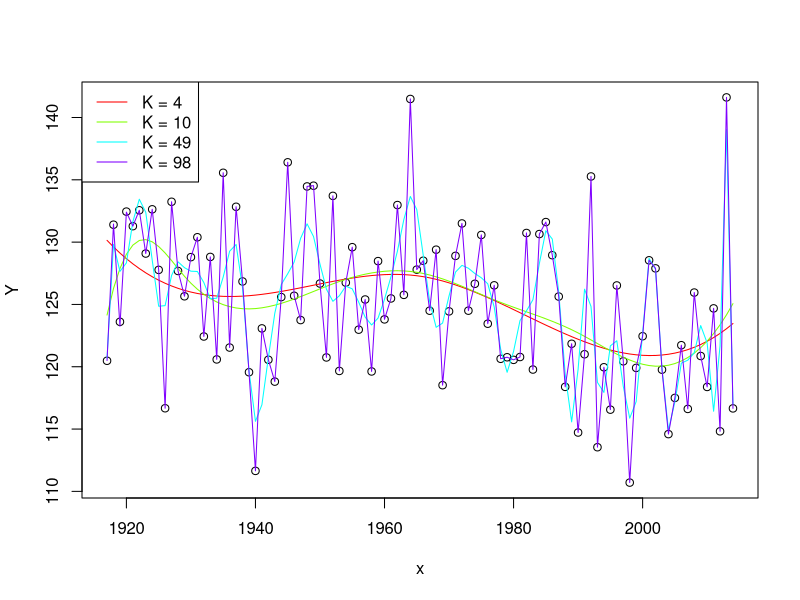
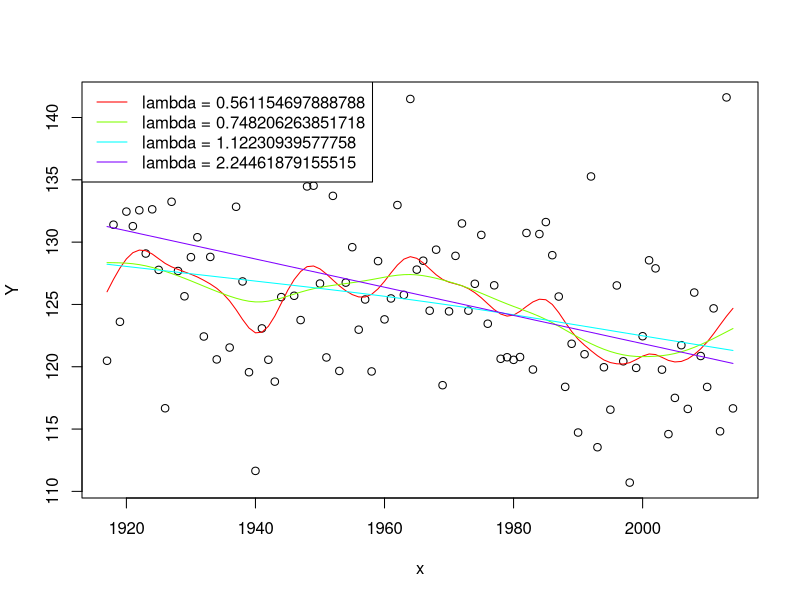

Generate these figures, in order, with R:
nenana = read.table('nenana.txt',header=TRUE,sep=',')

###
# Look at 3 different fitting approaches with different smoothness
#   1) Loess: c(.1,.25,.5,1)
#   2) Regression splines: c(n/100,n/25,n/10,n/2,n)
#   3) Smoothing splines: Choose amount of smoothing via GCV, 1/4,1/3,1/2 that much
#   
###

x = nenana$Year
Y = nenana$Julian.Date

# 1) Loess: can you fit Loess?

# 2) Regression Spline
require('splines')
plot(x,Y)
kSweep = 0
n      = length(x)
Kgrid  = ceiling(c(n/25,n/10,n/2,n))
colVec = rainbow(length(Kgrid))#creates different colors for plotting
for(K in Kgrid){
  kSweep = kSweep + 1
  X = bs(x,df=K)
  Yhat = predict(lm(Y~.,data=X))
  lines(x,Yhat,col=colVec[kSweep])   
}
legendVec = paste('K = ',Kgrid,sep='')
legend(x='topleft',legend=legendVec,col=colVec,lty=1)

# 3)Smoothing spline
out  = smooth.spline(x, Y, cv=FALSE)
lambdaChosenGCV = out$lambda

plot(x,Y)
lamSweep  = 0
n       = length(x)
lamGrid = c(lambdaChosenGCV/4,lambdaChosenGCV/3,lambdaChosenGCV/2,lambdaChosenGCV)
colVec  = rainbow(length(lamGrid))#creates different colors for plotting
for(lam in lamGrid){
  lamSweep = lamSweep + 1
  Yhat = fitted(smooth.spline(x, Y, spar=lam))
  lines(x,Yhat,col=colVec[lamSweep])   
}
legendVec = paste('lambda = ',lamGrid,sep='')
legend(x='topleft',legend=legendVec,col=colVec,lty=1)
